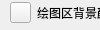
                <widget class="QWidget" name="page_2">
                 <property name="geometry">
                  <rect>
                   <x>0</x>
                   <y>0</y>
                   <width>100</width>
                   <height>30</height>
                  </rect>
                 </property>
                 <attribute name="icon">
                  <iconset resource="res.qrc">
                   <normaloff>:/axis_64px_1200251_easyicon.net.ico</normaloff>:/axis_64px_1200251_easyicon.net.ico</iconset>
                 </attribute>
                 <attribute name="label">
                  <string>背景、坐标线、图例</string>
                 </attribute>
                 <widget class="QCheckBox" name="chkShowLegend">
                  <property name="geometry">
                   <rect>
                    <x>10</x>
                    <y>40</y>
                    <width>71</width>
                    <height>16</height>
                   </rect>
                  </property>
                  <property name="text">
                   <string>显示图例</string>
                  </property>
                  <property name="checked">
                   <bool>true</bool>
                  </property>
                 </widget>
                 <widget class="QCheckBox" name="chkDrawDemo">
                  <property name="geometry">
                   <rect>
                    <x>10</x>
                    <y>400</y>
                    <width>101</width>
                    <height>16</height>
                   </rect>
                  </property>
                  <property name="text">
                   <string>绘图演示-曲线</string>
                  </property>
                  <property name="checked">
                   <bool>false</bool>
                  </property>
                 </widget>
                 <widget class="QWidget" name="layoutWidget">
                  <property name="geometry">
                   <rect>
                    <x>10</x>
                    <y>0</y>
                    <width>124</width>
                    <height>25</height>
                   </rect>
                  </property>
                  <layout class="QHBoxLayout" name="horizontalLayout_2">
                   <item>
                    <widget class="QPushButton" name="btnColourBack">
                     <property name="minimumSize">
                      <size>
                       <width>21</width>
                       <height>21</height>
                      </size>
                     </property>
                     <property name="maximumSize">
                      <size>
                       <width>21</width>
                       <height>21</height>
                      </size>
                     </property>
                     <property name="text">
                      <string/>
                     </property>
                    </widget>
                   </item>
                   <item>
                    <widget class="QLabel" name="label">
                     <property name="text">
                      <string>绘图区背景颜色</string>
                     </property>
                    </widget>
                   </item>
                  </layout>
                 </widget>
                 <widget class="QPushButton" name="btnClearGraphs">
                  <property name="geometry">
                   <rect>
                    <x>10</x>
                    <y>320</y>
                    <width>75</width>
                    <height>23</height>
                   </rect>
                  </property>
                  <property name="text">
                   <string>清空绘图</string>
                  </property>
                 </widget>
                 <widget class="QPushButton" name="btnResetSettings">
                  <property name="geometry">
                   <rect>
                    <x>10</x>
                    <y>350</y>
                    <width>75</width>
                    <height>23</height>
                   </rect>
                  </property>
                  <property name="text">
                   <string>重置设置</string>
                  </property>
                 </widget>
                 <widget class="QLabel" name="label_2">
                  <property name="geometry">
                   <rect>
                    <x>10</x>
                    <y>160</y>
                    <width>81</width>
                    <height>16</height>
                   </rect>
                  </property>
                  <property name="text">
                   <string>X轴主刻度数：</string>
                  </property>
                 </widget>
                 <widget class="QLabel" name="label_3">
                  <property name="geometry">
                   <rect>
                    <x>10</x>
                    <y>190</y>
                    <width>81</width>
                    <height>16</height>
                   </rect>
                  </property>
                  <property name="text">
                   <string>Y轴主刻度数：</string>
                  </property>
                 </widget>
                 <widget class="QLineEdit" name="txtMainScaleNumX">
                  <property name="geometry">
                   <rect>
                    <x>90</x>
                    <y>160</y>
                    <width>61</width>
                    <height>20</height>
                   </rect>
                  </property>
                  <property name="text">
                   <string>11</string>
                  </property>
                 </widget>
                 <widget class="QLineEdit" name="txtMainScaleNumY">
                  <property name="geometry">
                   <rect>
                    <x>90</x>
                    <y>190</y>
                    <width>61</width>
                    <height>20</height>
                   </rect>
                  </property>
                  <property name="text">
                   <string>11</string>
                  </property>
                 </widget>
                </widget>
